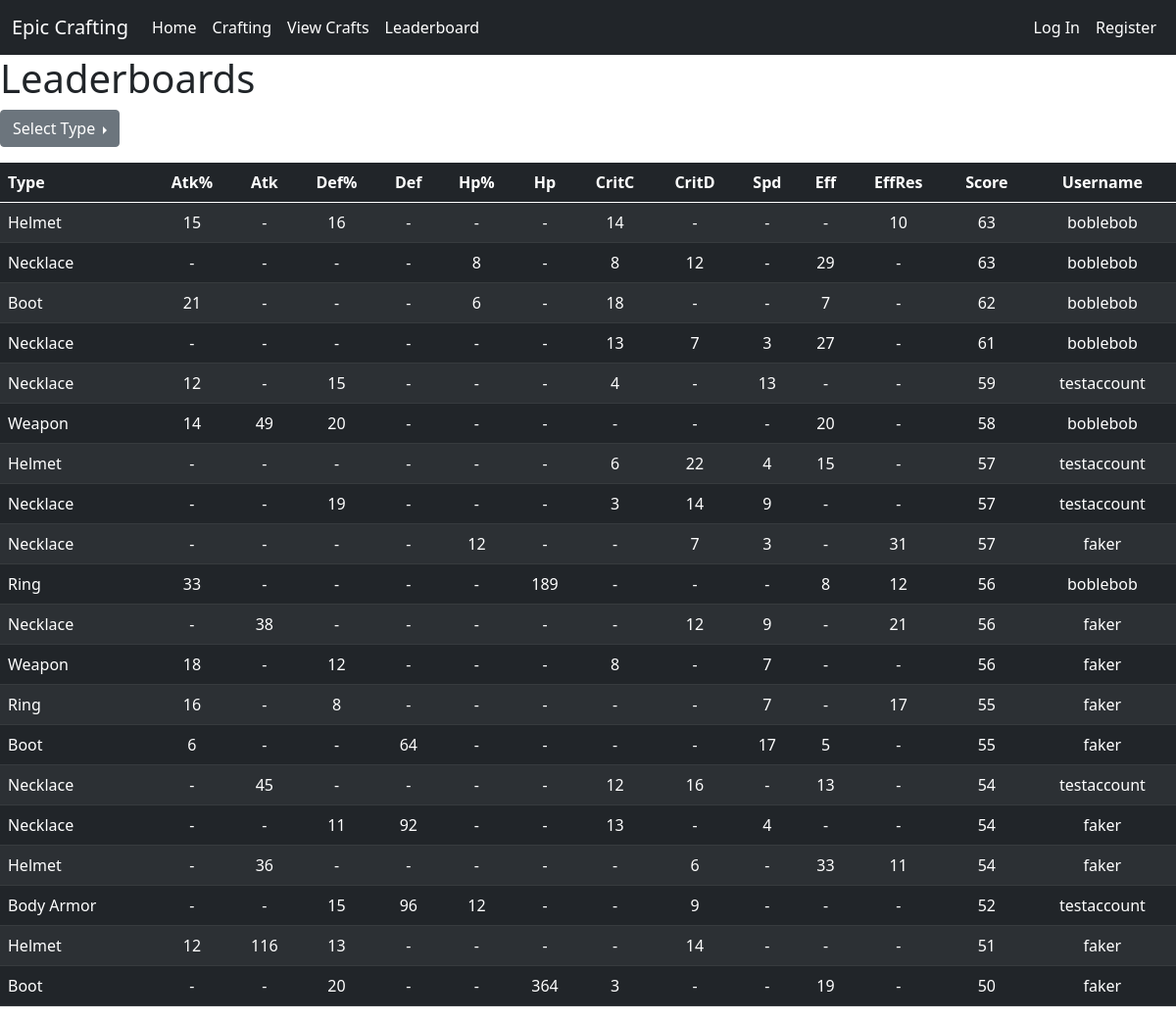
The app's page /leaderboard/overall, older data.
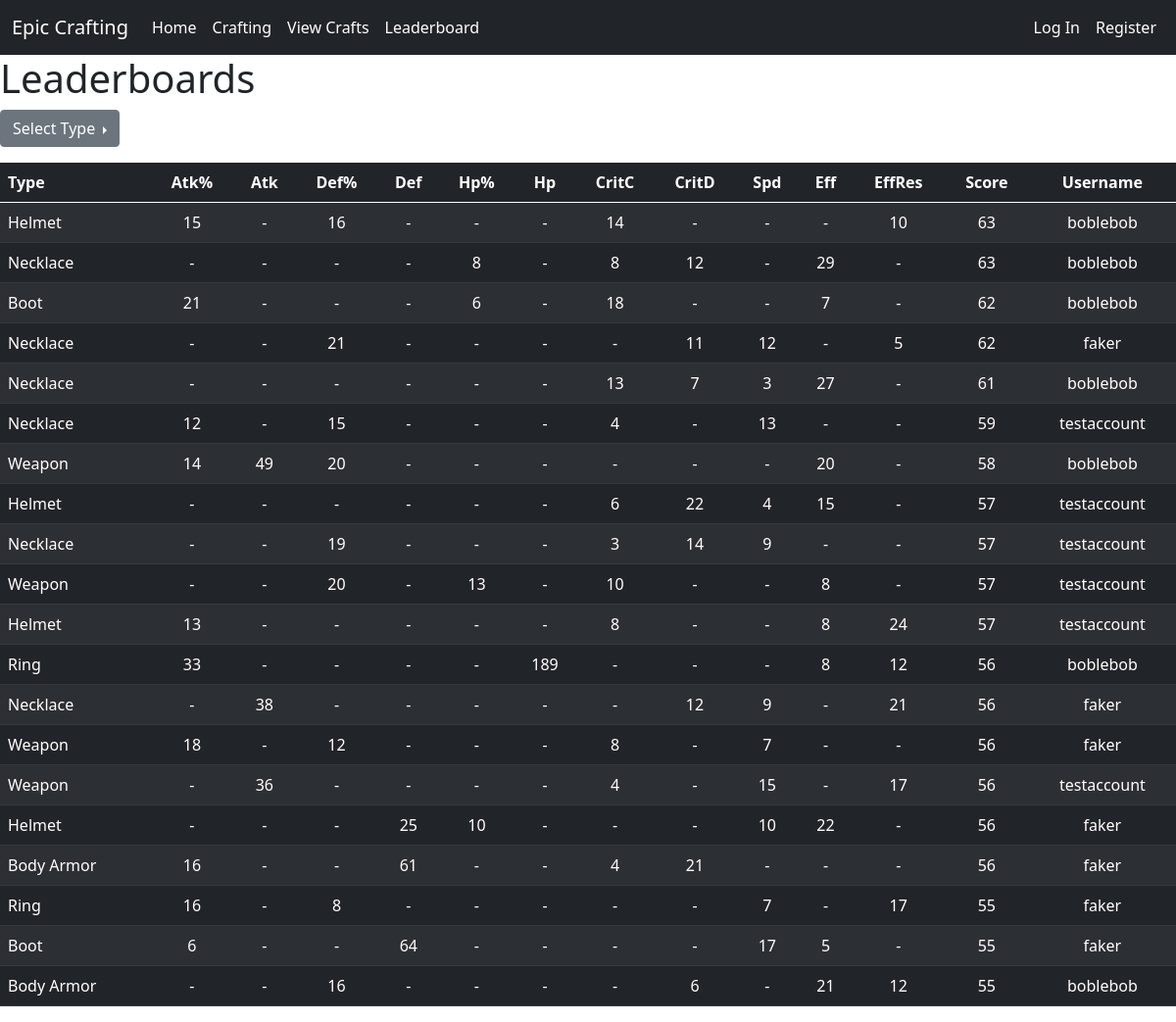
The same page, newer data.
### website/models.py (models this page shows, shortened)
class EquipDB(db.Model):
    id   = db.Column('id', db.Integer, primary_key=True)
    type = db.Column('Type', db.String(20))
    atkP = db.Column('Atk%', db.Integer, default=0)
    atkF = db.Column('Atk', db.Integer, default=0)
    defP = db.Column('Def%', db.Integer, default=0)
    defF = db.Column('Def', db.Integer, default=0)
    hpP  = db.Column('Hp%', db.Integer, default=0)
    hpF  = db.Column('Hp', db.Integer, default=0)
    criC = db.Column('CritC', db.Integer, default=0)
    criD = db.Column('CritD', db.Integer, default=0)
    spd  = db.Column('Spd', db.Integer, default=0)
    eff  = db.Column('Eff', db.Integer, default=0)
    effR = db.Column('EffRes', db.Integer, default=0)
    gs   = db.Column('Score', db.Integer, default=0)
    userName = db.Column(db.String(20), db.ForeignKey('user.name'))
    date = db.Column(db.DateTime)
    def getAttribute(attr):
        if attr == 'type':
            return EquipDB.type
        elif attr == 'atkP':
            return EquipDB.atkP
        elif attr == 'atkF':
            return EquipDB.atkF
        elif attr == 'defP':
            return EquipDB.defP
        elif attr == 'defF':
            return EquipDB.defF
        elif attr == 'hpP':
            return EquipDB.hpP
        elif attr == 'hpF':
            return EquipDB.hpF
        elif attr == 'criC':
            return EquipDB.criC
        elif attr == 'criD':
            return EquipDB.criD
        elif attr == 'spd':
            return EquipDB.spd
        elif attr == 'eff':
            return EquipDB.eff
        elif attr == 'effR':
            return EquipDB.effR
        else:
            return EquipDB.gs

### website/views.py (the view, shortened to what this page needs)
@views.route('/leaderboard/<boardType>', methods=["POST", "GET"])
def leaderboard(boardType):
    colType = 'gs'
    MAXEQUIP = 20
    ordered_equips = []
    if boardType == 'daily':
        saved_equips = EquipDB.query.order_by(EquipDB.getAttribute(colType).desc()).filter(func.date(EquipDB.date)==date.today()).limit(MAXEQUIP)
    elif boardType == 'overall':
        saved_equips = EquipDB.query.order_by(EquipDB.getAttribute(colType).desc()).limit(MAXEQUIP)
    else:
        return redirect(url_for('views.home'))
    return render_template("leaderboard.html", saved_equips=saved_equips, user=current_user, boardType=boardType)

### website/templates/leaderboard.html (shortened to what this page needs)
{% extends "base.html" %}
{% block head %}
<link rel="stylesheet" href="{{ url_for('static', filename='crafts.css') }}">
{% endblock %}
{% block content %}
<h1>Leaderboards</h1>
<div class="dropend">
    <button class="btn btn-secondary dropdown-toggle" type="button" id="dropdownMenuButton" data-bs-toggle="dropdown" aria-haspopup="true" aria-expanded="false">
        Select Type
    </button>
</div>
<table class='table table-hover table-striped table-dark' id='leaderboardTable'>
    <thead>
        <tr>
            <th class='typecol'>Type</th>
            <th class='header' onclick="colSort('atkP', '{{ boardType }}')">Atk%</th>
            <th class='header' onclick="colSort('atkF', '{{ boardType }}')">Atk</th>
            <th class='header' onclick="colSort('defP', '{{ boardType }}')">Def%</th>
            <th class='header' onclick="colSort('defF', '{{ boardType }}')">Def</th>
            <th class='header' onclick="colSort('hpP',  '{{ boardType }}')">Hp%</th>
            <th class='header' onclick="colSort('hpF',  '{{ boardType }}')">Hp</th>
            <th class='header' onclick="colSort('criC', '{{ boardType }}')">CritC</th>
            <th class='header' onclick="colSort('criD', '{{ boardType }}')">CritD</th>
            <th class='header' onclick="colSort('spd',  '{{ boardType }}')">Spd</th>
            <th class='header' onclick="colSort('eff',  '{{ boardType }}')">Eff</th>
            <th class='header' onclick="colSort('effR', '{{ boardType }}')">EffRes</th>
            <th class='header' onclick="colSort('gs',   '{{ boardType }}')">Score</th>
            <th>Username</th>
        </tr>
    </thead>
    <tbody>
        {% for equip in saved_equips %}
        <tr id="{{ equip.id }}">
            <td class="typecol">{{ equip.type }}</th>
            {% if equip.atkP %}
                <td>{{ equip.atkP }}</th>
            {% else %}
                <td>-</td>
            {% endif %}
            {% if equip.atkF %}
                <td>{{ equip.atkF }}</th>
            {% else %}
                <td>-</td>
            {% endif %}
            {% if equip.defP %}
                <td>{{ equip.defP }}</th>
            {% else %}
                <td>-</td>
            {% endif %}
            {% if equip.defF %}
                <td>{{ equip.defF }}</th>
            {% else %}
                <td>-</td>
            {% endif %}
            {% if equip.hpP %}
                <td>{{ equip.hpP }}</th>
            {% else %}
                <td>-</td>
            {% endif %}
            {% if equip.hpF %}
                <td>{{ equip.hpF }}</th>
            {% else %}
                <td>-</td>
            {% endif %}
            {% if equip.criC%}
                <td>{{ equip.criC }}</th>
            {% else %}
                <td>-</td>
            {% endif %}
            {% if equip.criD %}
                <td>{{ equip.criD }}</th>
            {% else %}
                <td>-</td>
            {% endif %}
            {% if equip.spd %}
                <td>{{ equip.spd }}</th>
            {% else %}
                <td>-</td>
            {% endif %}
            {% if equip.eff %}
                <td>{{ equip.eff }}</th>
            {% else %}
                <td>-</td>
            {% endif %}
            {% if equip.effR %}
                <td>{{ equip.effR }}</th>
            {% else %}
                <td>-</td>
            {% endif %}
            <td>{{ equip.gs }}</td>
            <td>{{ equip.userName }}</td>
        </tr>
        {% endfor %}
    </tbody>
</table>
{% endblock %}

Row changes from the older to the newer data that the page shows:
removed EquipDB: type "Necklace", hpP "12", criD "7", spd "3", effR "31", gs "57", userName "faker"
no longer on this page (row unchanged): EquipDB: type "Necklace", atkF "45", criC "12", criD "16", eff "13", gs "54", userName "testaccount"
no longer on this page (row unchanged): EquipDB: type "Necklace", defP "11", defF "92", criC "13", spd "4", gs "54", userName "faker"
no longer on this page (row unchanged): EquipDB: type "Helmet", atkF "36", criD "6", eff "33", effR "11", gs "54", userName "faker"
no longer on this page (row unchanged): EquipDB: type "Body Armor", defP "15", defF "96", hpP "12", criD "9", gs "52", userName "testaccount"
no longer on this page (row unchanged): EquipDB: type "Helmet", atkP "12", atkF "116", defP "13", criD "14", gs "51", userName "faker"
no longer on this page (row unchanged): EquipDB: type "Boot", defP "20", hpF "364", criC "3", eff "19", gs "50", userName "faker"
added EquipDB: type "Necklace", defP "21", criD "11", spd "12", effR "5", gs "62", userName "faker"
added EquipDB: type "Weapon", defP "20", hpP "13", criC "10", eff "8", gs "57", userName "testaccount"
added EquipDB: type "Helmet", atkP "13", criC "8", eff "8", effR "24", gs "57", userName "testaccount"
added EquipDB: type "Weapon", atkF "36", criC "4", spd "15", effR "17", gs "56", userName "testaccount"
added EquipDB: type "Helmet", defF "25", hpP "10", spd "10", eff "22", gs "56", userName "faker"
added EquipDB: type "Body Armor", atkP "16", defF "61", criC "4", criD "21", gs "56", userName "faker"
added EquipDB: type "Body Armor", defP "16", criD "6", eff "21", effR "12", gs "55", userName "boblebob"
